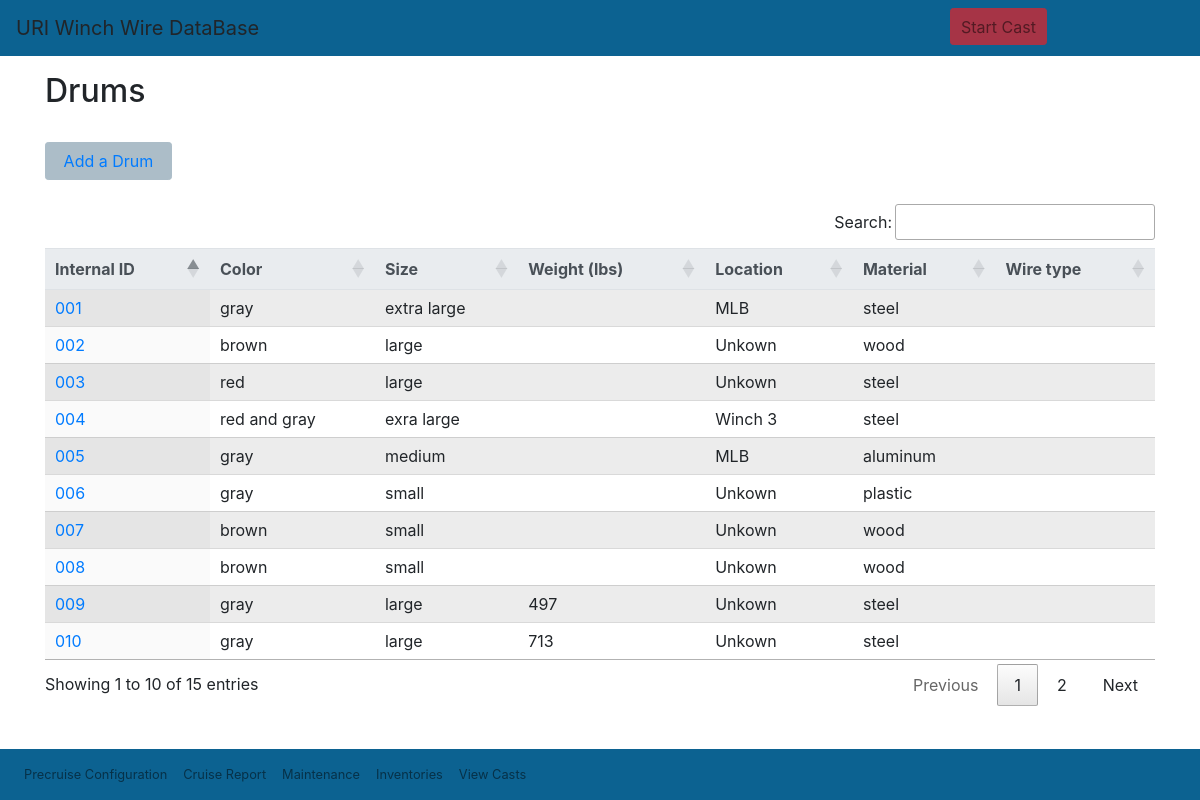
Before: /wwdb/reports/drumlist/ with the older database file.
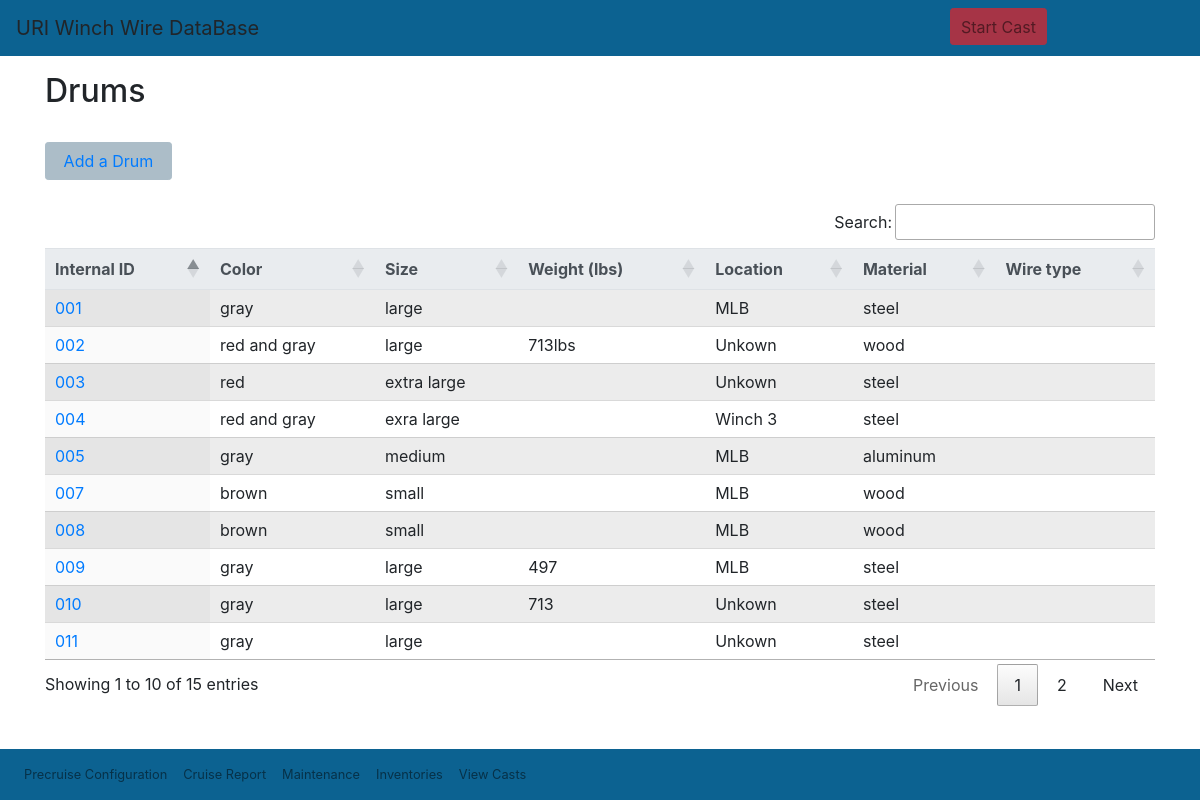
After: the same page with the newer database file.
### wwdb/models.py (models this page shows, shortened)
class Drum(models.Model):
    id = models.AutoField(db_column='Id', primary_key=True, blank=True, null=False)  # Field name made lowercase.
    internalid = models.TextField(db_column='InternalId', blank=True, null=True, verbose_name='Internal id')  # Field name made lowercase.
    color = models.TextField(db_column='Color', blank=True, null=True, verbose_name='Color')  # Field name made lowercase.
    size = models.TextField(db_column='Size', blank=True, null=True, verbose_name='Size')  # Field name made lowercase.
    weight = models.TextField(db_column='Weight', blank=True, null=True, verbose_name='Weight')  # Field name made lowercase.
    location = models.ManyToManyField(Location, through='DrumLocation', related_name='active_location', verbose_name='Location')
    material = models.TextField(db_column='Material', blank=True, null=True, verbose_name='Material')  # Field name made lowercase.
    wiretype = models.TextField(db_column='WireType', blank=True, null=True, verbose_name='Wire type')  # Field name made lowercase. This field type is a guess.
    class Meta:
        managed = True
        db_table = 'Drum'
        verbose_name_plural = "Drum"
    @property
    def active_drum_location(self):
        d=self.drumlocation_set.order_by('-date').first()
        return d
    @property
    def active_location(self):
        d=self.active_drum_location.location
        return d

class DrumLocation(models.Model):
    id = models.AutoField(db_column='Id', primary_key=True, blank=True, null=False)  # Field name made lowercase.
    date= models.DateField(db_column='Date', blank=True, null=True, verbose_name='Date', validators=[MaxValueValidator(limit_value=date.today)])  # Field name made lowercase.
    enteredby = models.ForeignKey(User, models.DO_NOTHING, db_column='EnteredBy', blank=True, null=True, verbose_name='Entered by')  # Field name made lowercase.
    drumid = models.ForeignKey(Drum, models.DO_NOTHING, db_column='DrumId', blank=True, null=True, verbose_name='Drum')  # Field name made lowercase.
    winch = models.ForeignKey(Winch, models.DO_NOTHING, db_column='WinchId', blank=True, null=True, verbose_name='Winch')  # Field name made lowercase.
    location = models.ForeignKey(Location, models.DO_NOTHING, db_column='LocationId', blank=True, null=True, verbose_name='Location')  # Field name made lowercase.
    notes = models.TextField(db_column='Notes', blank=True, null=True, verbose_name='notes')  # Field name made lowercase.
    class Meta:
        managed = True
        db_table = 'DrumLocation'
        verbose_name_plural = "DrumLocation"

class Location(models.Model):
    id = models.AutoField(db_column='Id', primary_key=True, blank=True, null=False)  # Field name made lowercase.
    location = models.TextField(db_column='Location', blank=True, null=True, verbose_name='Location')  # Field name made lowercase.
    class Meta:
        managed = True
        db_table = 'Location'
        verbose_name_plural = "Location"
    def __str__(self):
        return str(self.location)

### wwdb/views.py (the view)
# urls.py: path('reports/drumlist/', views.drumlist, name='drumlist'),
def drumlist(request):
    drum_list = Drum.objects.order_by('internalid')
    context = {
        'drum_list': drum_list,
        }
    return render(request, 'reports/drumlist.html', context=context)

### wwdb/templates/reports/drumlist.html (shortened to what this page needs)
<!DOCTYPE html>
{% extends "wwdb/base.html" %}
{% block content %}
<h2>Drums</h2>
<button type="button" class="btn btn-configure">
    <a class="nav-link" href="{% url 'drumadd' %}">Add a Drum</a>
</button>
<table id="" class="display table table-striped">
    <thead class="thead-light">
        <tr>
            <th>Internal ID</th>
            <th>Color</th>
            <th>Size</th>
            <th>Weight (lbs)</th>
            <th>Location</th>
            <th>Material</th>
            <th>Wire type</th>
        </tr>
    </thead>
    {% for drum in drum_list %}
    <tr>
        <td><a href="{% url 'drumedit' drum.pk %}">{{drum.internalid}}</a></td>
        <td>{{drum.color}}</td>
        <td>{{drum.size}}</td>
        <td>{{drum.weight}}</td>
        <td>{{drum.active_location}}</td>
        <td>{{drum.material}}</td>
        <td>{{drum.wiretype}}</td>
    </tr>
    {% endfor %}
</table>
{% endblock %}

### wwdb/templates/wwdb/base.html (shortened to what this page needs)
<!DOCTYPE html>
<html>
<head>
    {% load static %}
    <link rel="stylesheet" type="text/css" href={% static 'css/bootstrap.min.css' %}>
    <link rel="stylesheet" type="text/css" href={% static 'css/bootstrap.css' %}>
    <link rel="stylesheet" type="text/css" href={% static 'css/datatables.css' %}>
    <link rel="stylesheet" type="text/css" href={% static 'css/buttons.datatables.min.css' %}>
    <link rel="stylesheet" type="text/css" href={% static 'css/select.datatables.min.css' %}>
    <link rel="stylesheet" type="text/css" href={% static 'css/dataTables.dateTime.min.css' %}>
    <link rel="stylesheet" type="text/css" href={% static 'css/wwdb.css' %}>
</head>
<body>
    <header>
        <nav class="navbar fixed-top navbar-expand-sm navbar-light">
            <div class="menu-container">
                <div class="menu-left">
                    <a class="navbar-brand">URI Winch Wire DataBase</a>
                </div>
                <div class="menu-right">
                    <div class="navbar-nav">
                        <div class="top-button-container">
                            <button type="button" class="btn btn-startcast">
                                <a class="nav-link" href="{% url 'caststart' %}">Start Cast</a>
                            </button>
                        </div>
                    </div>
                </div>
            </div>
        </nav>
    </header>
    <div class="container mt-5 mb-5">
        {% block content %}
        {% endblock content %}
    </div>
<nav class="navbar fixed-bottom navbar-expand-sm navbar-light">
    <div class="menu-container">
        <div class="menu-left">
            <ul class="navbar-nav">
                <li class="nav-item-bottom">
                    <a class="nav-link" href="{% url 'cruiseconfigurehome' %}">Precruise Configuration</a>
                </li>
                <li class="nav-item-bottom">
                    <a class="nav-link" href="{% url 'cruisereport' %}">Cruise Report</a>
                </li>
                <li class="nav-item-bottom">
                    <a class="nav-link" href="{% url 'reporting' %}">Maintenance</a>
                </li>
                <li class="nav-item-bottom">
                    <a class="nav-link" href="{% url 'inventories' %}">Inventories</a>
                </li>
                <li class="nav-item-bottom">
                    <a class="nav-link" href="{% url 'castlist' %}">View Casts</a>
                </li>
            </ul>
        </div>
    </div>
</nav>
</body>
</html>

### static/css/wwdb.css (style rules this page uses)
.top-button-container { border = pink; padding: 0.0rem 1.0 rem 0.0 rem 1.0rem; margin-right: 1rem; }
.btn-startcast, .btn-group-sm > .btn { color: #fff; background-color: #A63446; border-color: #A63446; padding: 0.1rem 0.1rem; font-size: 1rem; line-height: 1.0; border-radius: 0.2rem; }
.btn-configure, .btn-group-sm > .btn { color: #fff; background-color: #ACBDC8; border-color: #ACBDC8; padding: 0.1rem 0.1rem; font-size: 1rem; line-height: 1.0; border-radius: 0.2rem; font-weight: 400; }
.nav-item-bottom { font-size: 0.8rem; font-weight: 400; }
.navbar { background-color: #0C6291; }
.navbar-light .navbar-brand { color: rgba(0, 0, 0, 0.9); }
.navbar-light .navbar-nav .nav-link { color: rgba(0, 0, 0, 0.5); }
.menu-container { width: 100%; }
.menu-left { width: 80%; float: left; }
.menu-right { width: 20%; margin-left: 80%; }

Changed rows visible on the page:
removed Drum: internalid "006", color "gray", size "small", active_location "Unkown", material "plastic"
changed Drum (number 1 of 10 on the later page): size "extra large" → "large"
changed Drum: color "brown" → "red and gray"; weight (not shown) → "713lbs"
changed Drum "red": size "large" → "extra large"
changed through a linked row, Drum (number 6 of 10 on the later page): active_location "Unkown" → "MLB"
changed through a linked row, Drum (number 7 of 10 on the later page): active_location "Unkown" → "MLB"
changed through a linked row, Drum (number 8 of 10 on the later page): active_location "Unkown" → "MLB"
now on this page (row edited): Drum: internalid "011", color "gray", size "large", active_location "Unkown", material "steel"
